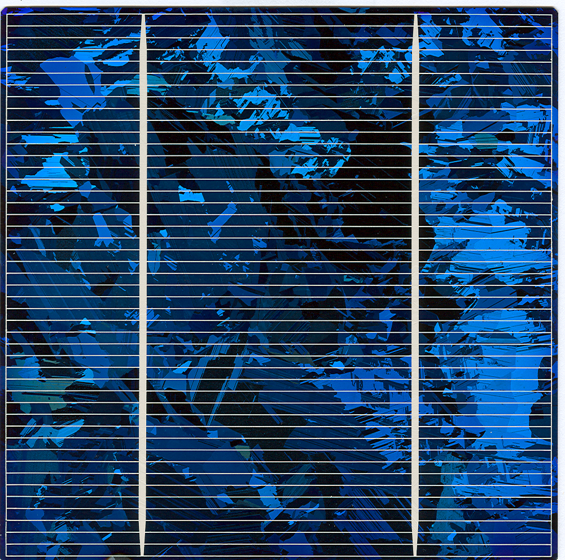
//> input picture ex7 split/1.png, 565 x 560 px
$ ./main   (built with g++ and OpenCV 4)
//> lines starting //> are read from the running program, lines starting //| are printed output that depends on the picture; after the words box and inside, x2 and y2 are one past the last pixel; in counts of white or black regions, pixels touching at a corner belong together
#include <opencv2/opencv.hpp>
#include <iostream>
using namespace cv;
int OTSU_function(const cv::Mat &srcMat);
int main()
{
    Mat srcMat = imread("D:\\project\\opencv_vscode\\ex7 split\\1.png", 0);
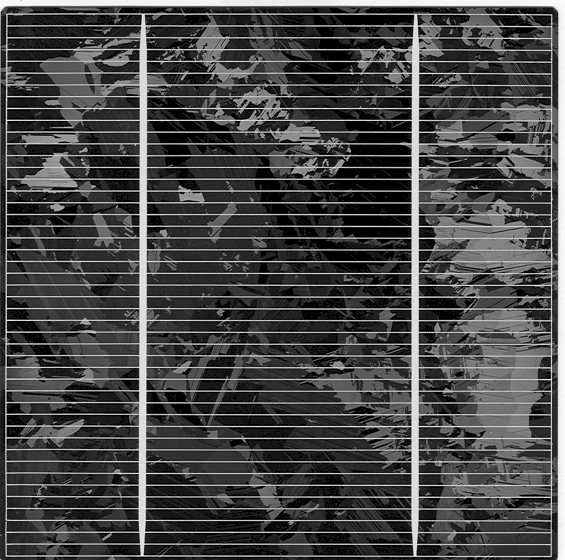
//> srcMat: 560 rows x 565 cols, CV_8UC1; min 0, max 255, mean 70.4
    Mat ThreadBinaryMat;
    Mat ThreadOtsuMat;
    int threshold1;
    threshold1 = OTSU_function(srcMat);
    threshold(srcMat, ThreadBinaryMat, threshold1, 255, THRESH_BINARY);
    threshold(srcMat, ThreadOtsuMat, 100, 255, THRESH_OTSU);
    imshow("ThreadBinaryMat", ThreadBinaryMat);
    imshow("ThreadOtsuMat", ThreadOtsuMat);
    waitKey(0);
    return 0;
}

int OTSU_function(const cv::Mat &srcMat)
{
    // 统计图像各灰度级的像素个数
    int height = srcMat.rows;
//> height = 560
    int width = srcMat.cols;
//> width = 565
    int size = height * width;
//> size = 316400
    double histgram[256] = {0};
    for (int j = 0; j < height; j++)
    {
        for (int i = 0; i < width; i++)
        {
            histgram[srcMat.at<uchar>(j, i)]++;
        }
    }
//> after the loop, histgram = 256 values, max 38824 at index 0, min 0 at index 7, mean 1235.9

    // 计算类间方差并保存最大值
    int i_max; // 最大方差对应的灰度级
    double w1 = 0, w2 = 0, u = 0, u1 = 0, u2 = 0, variance = 0, maxvariance = 0;
    // 前景像素比例w1
    // 背景像素比例w2
    // 总平均灰度值u
    // 前景平均灰度值u1
    // 背景平均灰度值u2
    // 类间方差variance
    // 最大类间方差maxvariance
    for (int i = 0; i < 256; i++) // 计算总平均灰度
    {
        histgram[i] = histgram[i] / size;
        u += i * histgram[i];
    }
//> this loop made 256 passes
//> u on passes 1 to 3: 0, 1.58e-05, 4.11e-05
//> after the loop, histgram = 256 values, max 0.123 at index 0, min 0 at index 7, mean 0.00391; u = 70.43

    for (int i = 0; i < 256; i++) // i为阈值，从0-255遍历
    {
        for (int j = 0; j < 256; j++)
        {
            if (j <= i) // 前景比例
            {
                w1 += histgram[j];
                u1 += j * histgram[j];
            }
            else // 背景比例
            {
                w2 += histgram[j];
                u2 += j * histgram[j];
            }
        }
        u1 = u1 / w1;
        u2 = u2 / w2;

        variance = (w1 * pow((u1 - u), 2) + w2 * pow((u2 - u), 2)) / (w1 + w2);
        if (variance > maxvariance)
        {
            maxvariance = variance;
            i_max = i;
        }
    }
//> this loop made 256 passes
//> (w1, u1, w2, u2, variance, maxvariance) on passes 1, 2, 4, 5, 6, 7, 8, 9, 10, 11, 12, 13: (0.123, 0, 0.877, 80.28, 693.8, 693.8), (0.245, 6.44e-05, 1.75, 85.9, 818.6, 818.6), (0.491, 0.000764, 3.51, 37, 1589.4, 1589.4), (0.614, 0.00147, 4.39, 24.49, 2460.2, 2460.2), (0.736, 0.00232, 5.26, 18.03, 3017.3, 3017.3), (0.859, 0.00308, 6.14, 14.41, 3362.3, 3362.3), (0.982, 0.00347, 7.02, 12.09, 3594.9, 3594.9), (1.1, 0.00348, 7.9, 10.45, 3764.8, 3764.8), (1.23, 0.00322, 8.77, 9.22, 3895.7, 3895.7), (1.35, 0.00289, 9.65, 8.25, 4000.3, 4000.3), (1.47, 0.00252, 10.53, 7.47, 4085.8, 4085.8), (1.6, 0.00214, 11.4, 6.83, 4157.3, 4157.3)
//> (variance, maxvariance) on passes 61 to 66: (4794.1, 4794.1), (4796.8, 4796.8), (4799.4, 4799.4), (4802, 4802), (4804.5, 4804.5), (4806.9, 4806.9)
//> after the loop, w1 = 185.6; u1 = 0.382; w2 = 70.43; u2 = 1.65e-07; maxvariance = 4921.7; i_max = 255
//> in main, `threshold(srcMat, ThreadBinaryMat, threshold1, 255, THRESH_BINARY);`: ThreadBinaryMat: 560 rows x 565 cols, CV_8UC1; every value is 0
//> in main, `threshold(srcMat, ThreadOtsuMat, 100, 255, THRESH_OTSU);`:
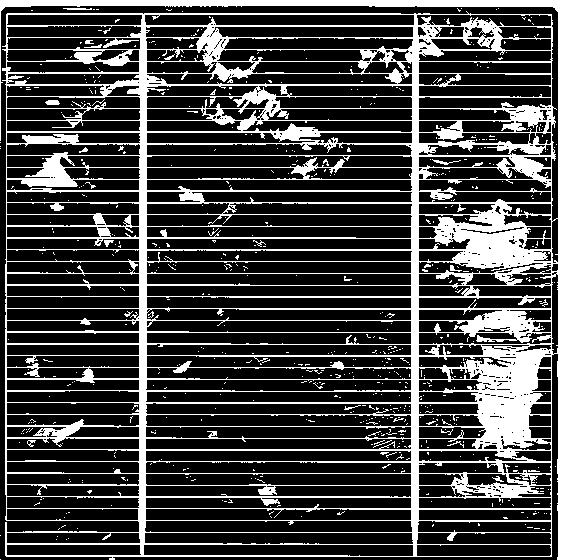
//> ThreadOtsuMat: 560 rows x 565 cols, CV_8UC1; 25.4% white; 622 white regions (602 under 20 px), largest, box (x1, y1, x2, y2) and area: (0, 0, 565, 560) 77833, (45, 100, 60, 105) 63, (432, 159, 461, 165) 52
    return i_max;
}
